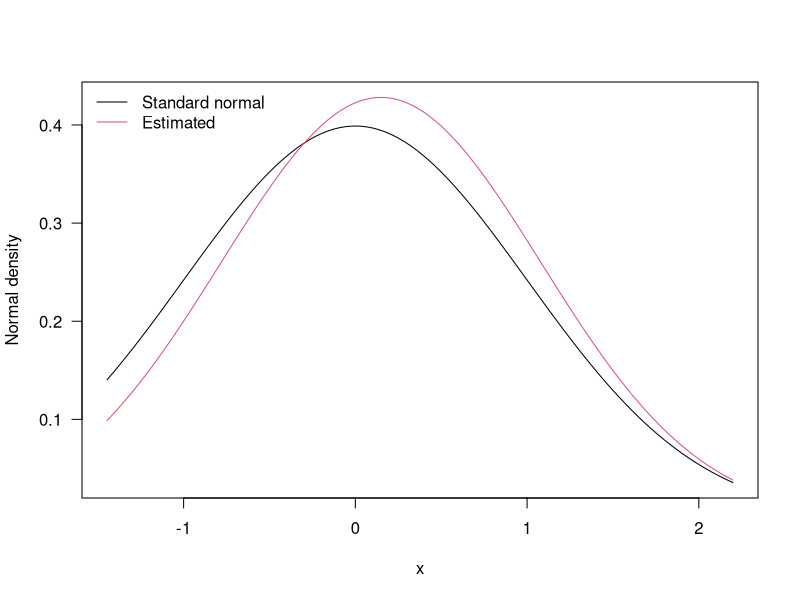
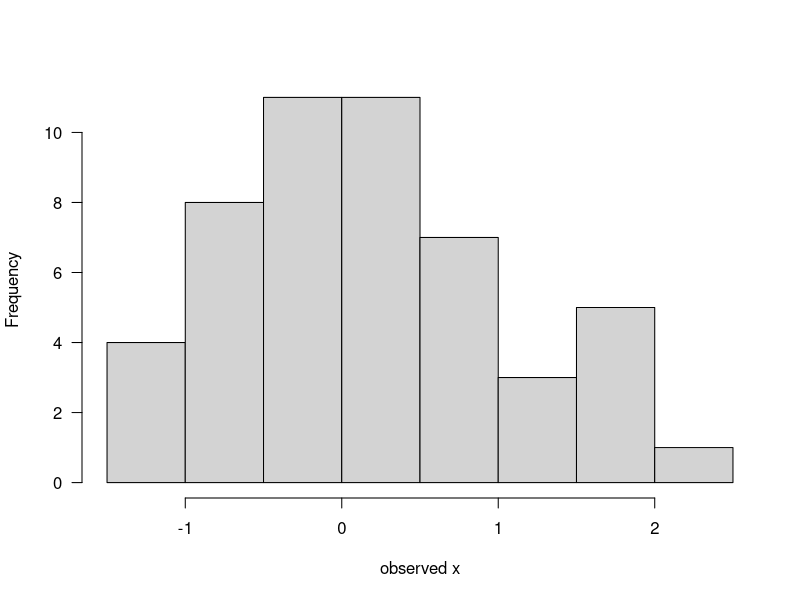
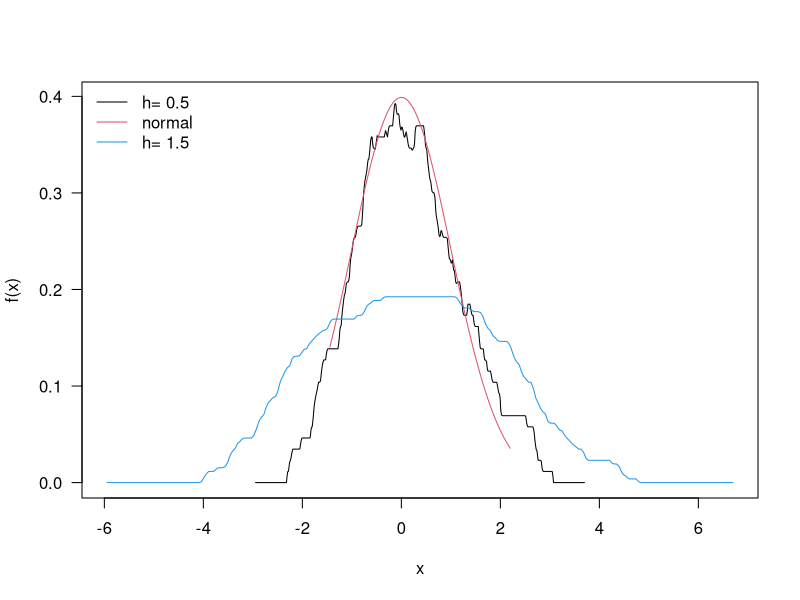
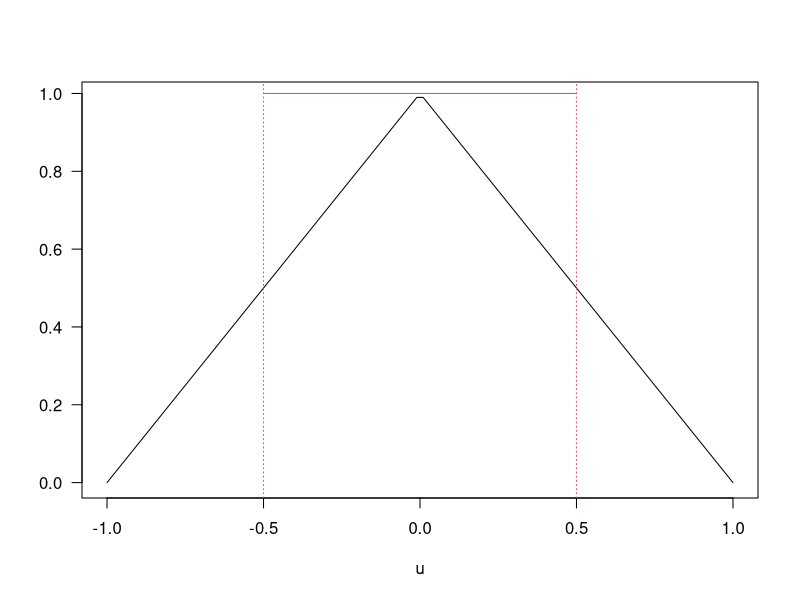
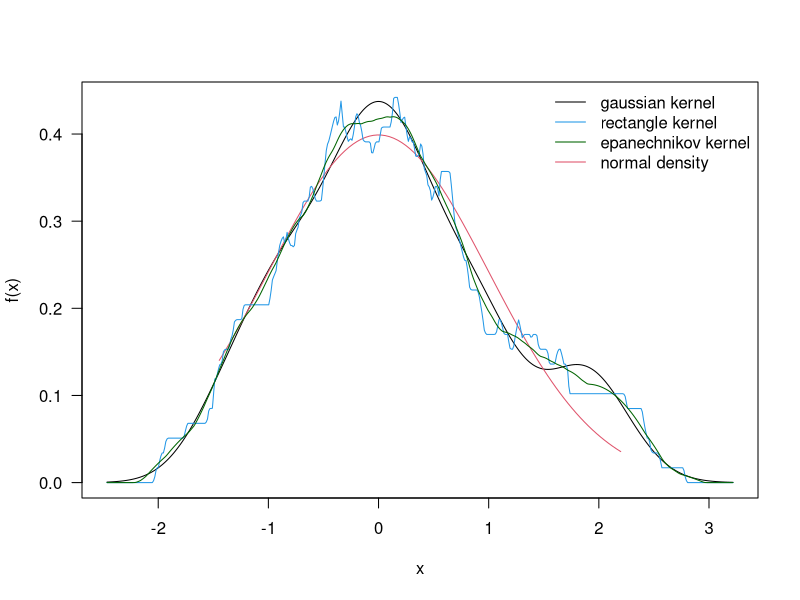

Write the R code that produced these figures, in order.
## ---- chunk 1
n=50; xis=rnorm(n,0,1); xbar=mean(xis);sdx=sd(xis)
xs=seq(min(xis),max(xis),length=100); nden=dnorm(xs)
dene=dnorm(xs,xbar,sdx); ry=range(nden,dene)
plot(xs,nden,las=1,type="l",ylim=ry,xlab="x",ylab="Normal density")
lines(xs,dene,col=2); legend("topleft",col=c(1,2),lty=1,bty="n",
legend=c("Standard normal","Estimated"))
## ---- chunk 2
hist(xis,las=1,xlab="observed x",main="")
## ---- chunk 3
fhat=function(obx,x,h){
n=length(obx)
sdif=abs(obx-x)/h
fhx=sum(sdif<=1/2)/(n*h)
return(fhx)
}
xobs=c(1,1.3,1.6,1.8,2.4); x=1.7
fhat(xobs,x,0.5)
## [1] 0.8
fhat(xobs,x,1)

h=1; do=density(xobs,bw=h,kernel="r",n=5,cut=0);
do$x

do$y

do=density(xobs,bw=h/(2*sqrt(3)),kernel="r",n=5,cut=0);

h1=0.5; d1=density(xis,bw=h1,kernel="r"); h2=1.5; d2=density(xis,bw=h2,
kernel="r"); rx=range(xs,d1$x,d2$x); ry=range(nden,d1$y,d2$y)
plot(d1$x,d1$y,las=1,type="l",xlim=rx,ylim=ry,xlab="x",ylab="f(x)")
lines(xs,nden,col=2); lines(d2$x,d2$y,col=4); legend("topleft",
legend=c(paste("h=",h1),"normal",paste("h=",h2)),col=c(1,2,4),
lty=1,bty="n")

## ---- chunk 4
u=seq(-1,1,length=100); plot(u,1-abs(u),las=1,ylab="",type="l")
lines(c(-1/2,1/2),c(1,1),col=2); abline(v=c(-1/2,1/2),col=2,lty=3)

fhat=function(obx,x,h){
n=length(obx)
sdif=abs(obx-x)/h
fhx=sum( (1-sdif) *( sdif<=1) )/(n*h)
return(fhx)
}
h=0.5; x=1.7
fhat(xobs,x,h)

dg=density(xis,kernel="gaussian"); dr=density(xis,kernel="r");
de=density(xis,kernel="epanechnikov"); rx=range(xs,dg$x,dr$x,de$x)
ry=range(nden,dg$y,dr$y,de$y); plot(dg$x,dg$y,las=1,type="l",xlim=rx,
ylim=ry,xlab="x",ylab="f(x)"); lines(xs,nden,ylim=ry,col=2);lines(dr$x,
dr$y,ylim=ry,col=4); lines(de$x,de$y,ylim=ry,col="darkgreen");
legend("topright",legend=c("gaussian kernel","rectangle kernel",
"epanechnikov kernel","normal density"), col=c(1,4,"darkgreen",2),
lty=1,bty="n")
